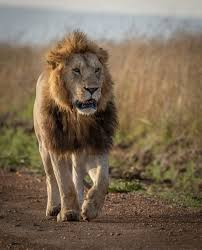
#> input picture image.jpeg, 202 x 250 px
$ python -i cartoonify.py   (imports and definitions only)
#> lines starting #> are read from the running program, lines starting #| are printed output that depends on the picture; after the words box and inside, x2 and y2 are one past the last pixel; in counts of white or black regions, pixels touching at a corner belong together
import cv2
import numpy as np
from PIL import Image

def cartoonify_image(image):
    img = cv2.cvtColor(np.array(image), cv2.COLOR_RGB2BGR)
#> img is the input picture: shape (250, 202, 3); mean B, G, R 85, 106.3, 123.5

    width = int(img.shape[1] * 0.5)
#> width = 101
    height = int(img.shape[0] * 0.5)
#> height = 125
    dim = (width, height)
#> dim = (101, 125)
    img = cv2.resize(img, dim, interpolation=cv2.INTER_CUBIC)
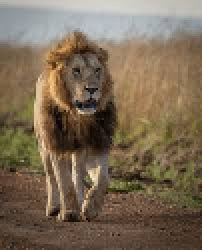
#> img: shape (125, 101, 3) (shown 2 times larger); mean B, G, R 85.1, 106.3, 123.5
    gray = cv2.cvtColor(img, cv2.COLOR_BGR2GRAY)
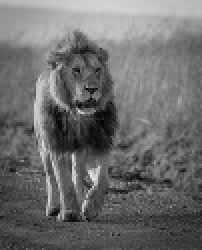
#> gray: shape (125, 101) (shown 2 times larger); min 1, max 239, mean 109
    gray = cv2.medianBlur(gray, 7)
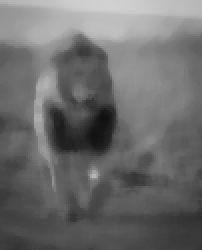
#> gray: shape (125, 101) (shown 2 times larger); min 16, max 210, mean 108.3
    edges = cv2.adaptiveThreshold(gray, 255, cv2.ADAPTIVE_THRESH_MEAN_C,
                                  cv2.THRESH_BINARY, 9, 9)
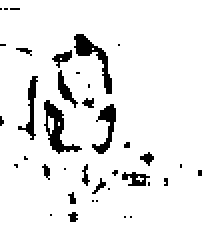
#> edges: shape (125, 101) (shown 2 times larger); 92.5% white; 38 black regions (28 under 20 px), largest, box (x1, y1, x2, y2) and area: (22, 50, 41, 77) 179, (37, 17, 56, 47) 166, (46, 52, 58, 77) 119
    kernel = np.ones((3, 3), np.uint8)
    edges = cv2.morphologyEx(edges, cv2.MORPH_CLOSE, kernel)
#> edges: shape (125, 101); 95.4% white; 21 black regions (10 under 20 px), largest, box (x1, y1, x2, y2) and area: (38, 17, 46, 28) 76, (25, 63, 32, 76) 68, (22, 51, 31, 61) 59
    edges = cv2.morphologyEx(edges, cv2.MORPH_OPEN, kernel)
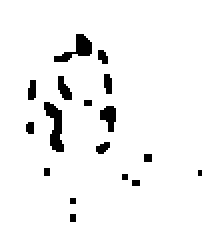
#> edges: shape (125, 101) (shown 2 times larger); 95.2% white; 17 black regions (8 under 20 px), largest, box (x1, y1, x2, y2) and area: (22, 51, 32, 76) 135, (27, 17, 46, 31) 111, (50, 53, 58, 66) 70
    color = cv2.bilateralFilter(img, 9, 300, 300)
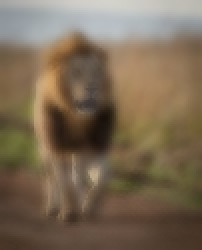
#> color: shape (125, 101, 3) (shown 2 times larger); mean B, G, R 85, 106.2, 123.4
    cartoon = cv2.bitwise_and(color, color, mask=edges)
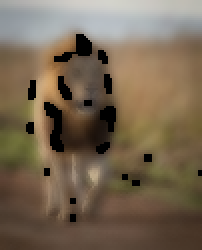
#> cartoon: shape (125, 101, 3) (shown 2 times larger); mean B, G, R 82.6, 102.9, 119
    return cartoon

>>> import cv2
>>> picture = cv2.cvtColor(cv2.imread('image.jpeg'), cv2.COLOR_BGR2RGB)
>>> result = cartoonify_image(picture)
